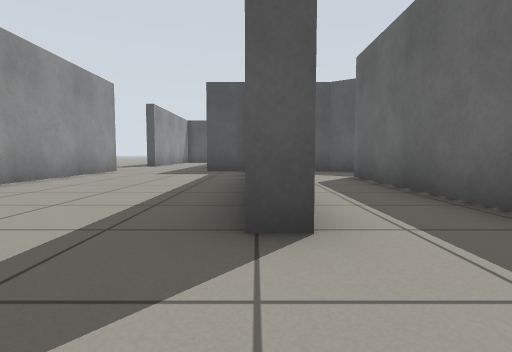
[1] (above)

13 first-person views from a walk through a robot-simulator world made for Gazebo. The camera is 0.5 m above the floor, tilts 4° down and sees 80° across. The floor is counted in squares, 1 m on a side. Each view is taken from the middle of a square. On the plan, view 1 faces up. The plan holds only what a view shows up to about 9 squares ahead; the rest is blank.

[2]
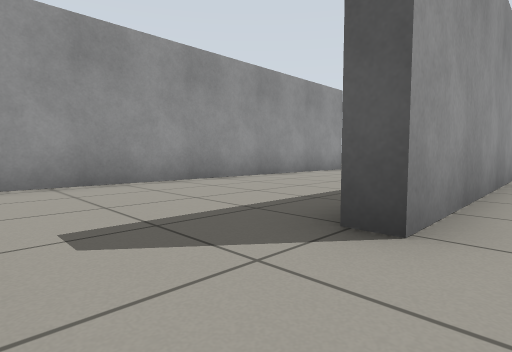

[3]
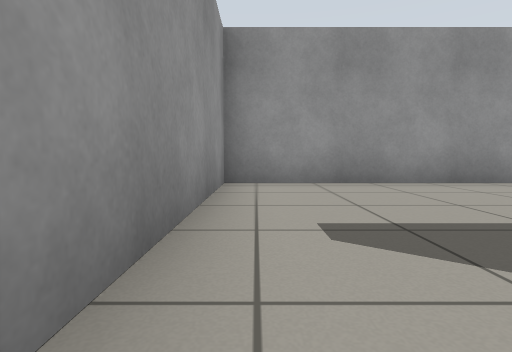

[4]
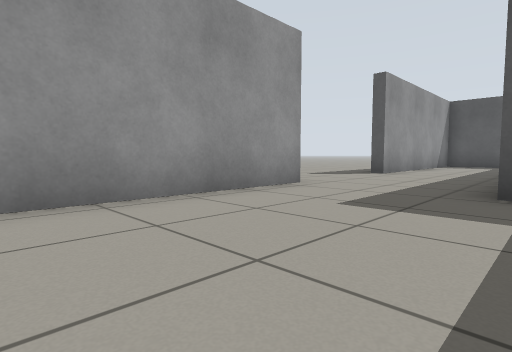

[5]
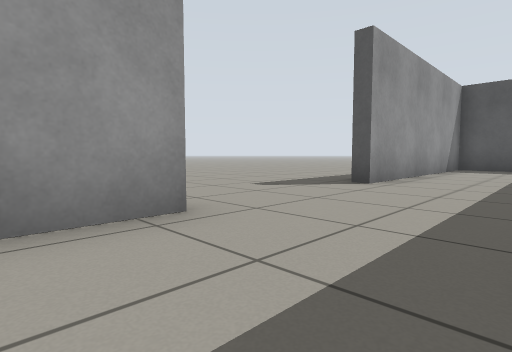

[6]
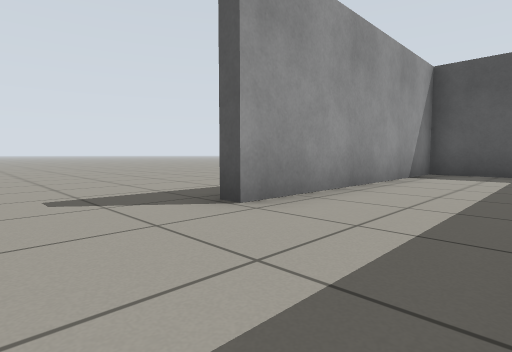

[7]
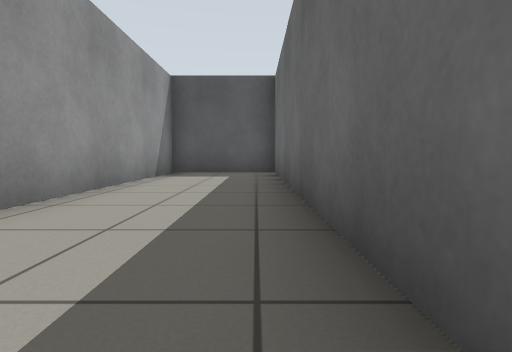

[8]
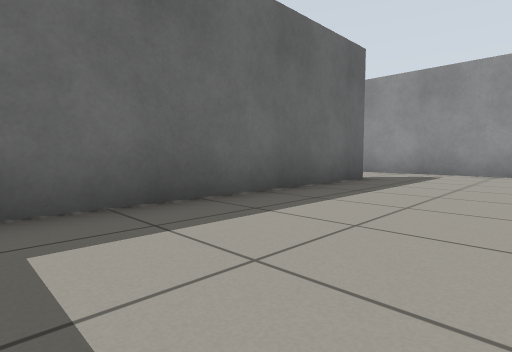

[9]
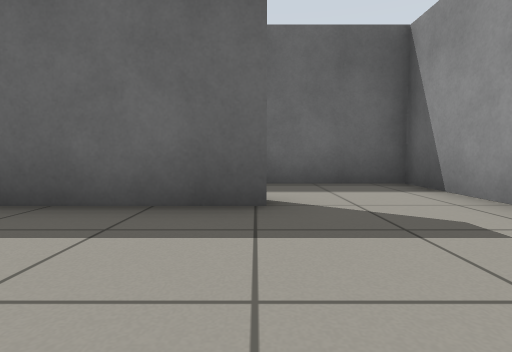

[10]
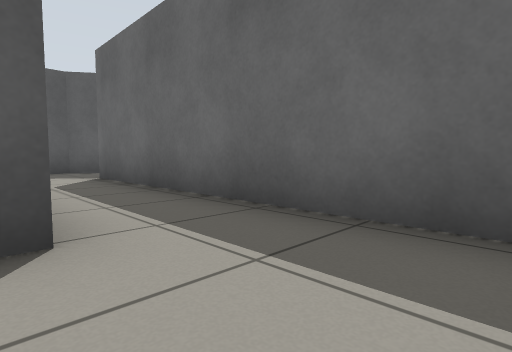

[11]
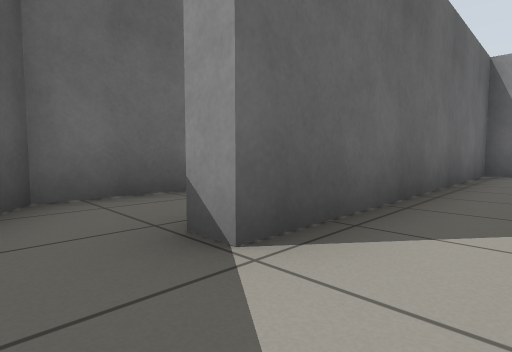

[12]
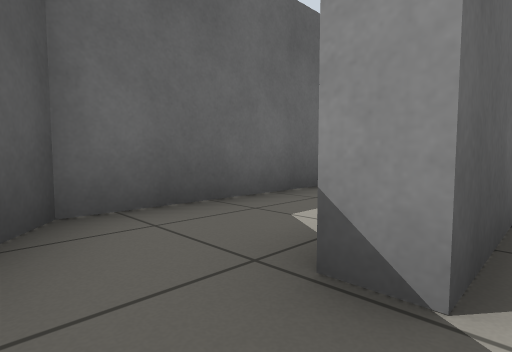

[13]
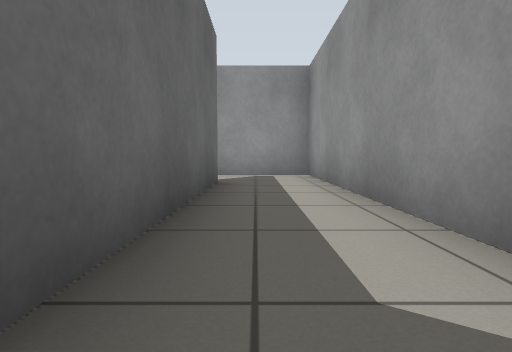

### Floor plan
Ten units are one square. View 1 is at (0, 0); x grows to the right and y downward. Boxes are objects, and circles mark ways between rooms. Rooms are numbered by the first view taken in them; rooms with no view inside come last. Other rooms are left out.
<svg viewBox="-53 -200 108 211">
<path fill="none" stroke="#000" d="M-43 -95 -43 6 5 6M-15 -115 -15 -178M-15 -179 -15 -184M4 -19 -1 -19 -1 -79M-14 -195 -43 -195 -43 -131 -48 -131M4 -72 4 -19M28 -88 22 -92 18 -92M5 6 22 6 22 -69 28 -69M47 -12 47 -75 42 -78M27 -55 27 6 50 6"/>
<circle cx="0" cy="-5" r="3" fill="#2a7"/>
<circle cx="20" cy="-70" r="3" fill="#2a7"/>
<text x="-30" y="-100">1</text>
<text x="10" y="-50">2</text>
<text x="40" y="-30">3</text>
</svg>
Room 1 opens to room 2. Room 2 opens to room 3.

Where each view was taken, in squares from view 1:
view 1: 0 up, 0 right, facing up
view 2: 0 up, 1 right, facing up-left
view 3: 0 up, 1 right, facing left
view 4: 5 up, 1 left, facing up-left
view 5: 8 up, 2 left, facing up-left
view 6: 11 up, 2 left, facing up-left
view 7: 11 up, 2 left, facing up
view 8: 8 up, 3 left, facing down-right
view 9: 2 up, 3 left, facing right
view 10: 0 up, 0 right, facing up-right
view 11: 8 up, 1 right, facing down-right
view 12: 8 up, 2 right, facing down-right
view 13: 7 up, 4 right, facing down
